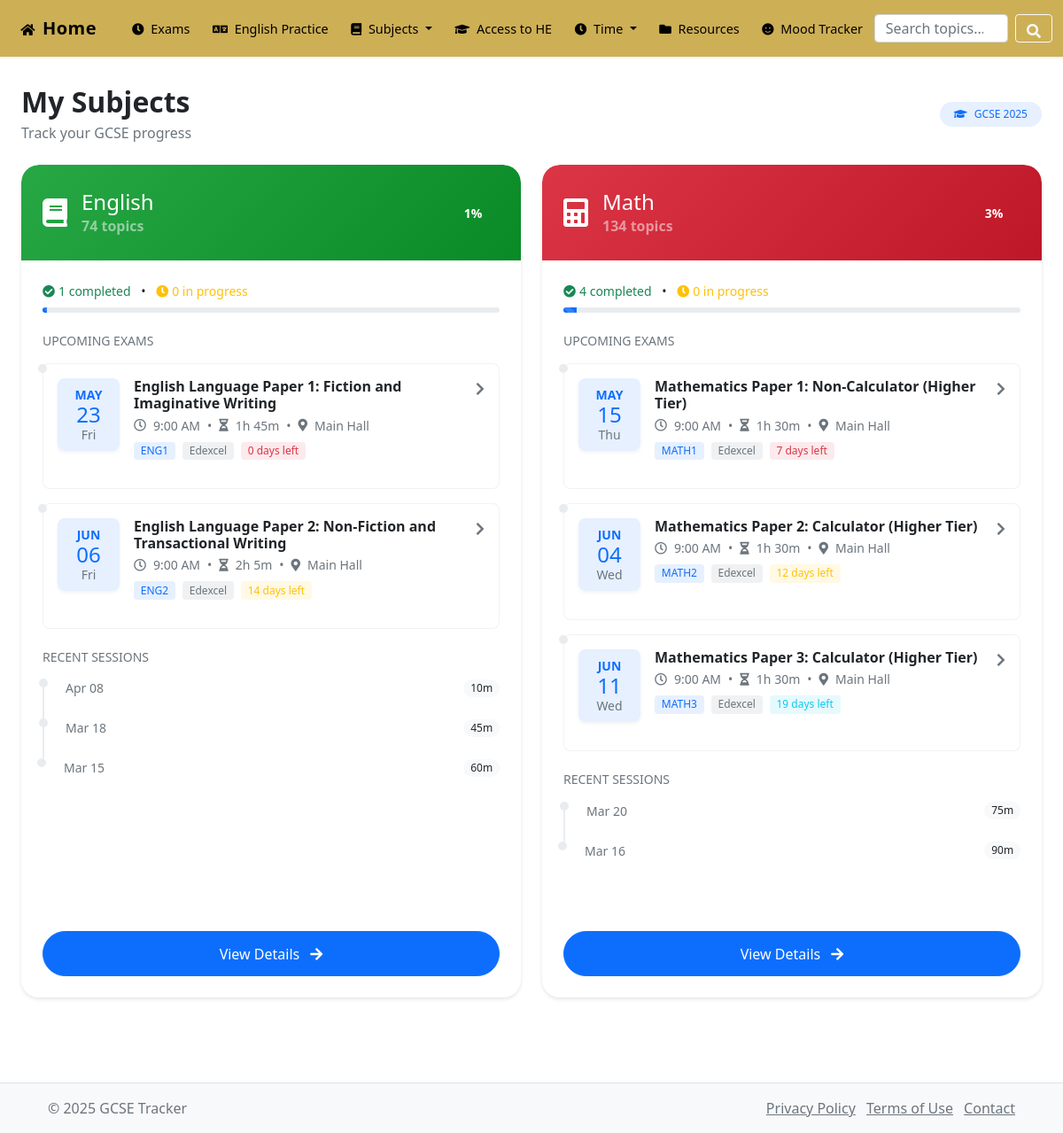
Page /pages/subjects.php on the earlier database version.
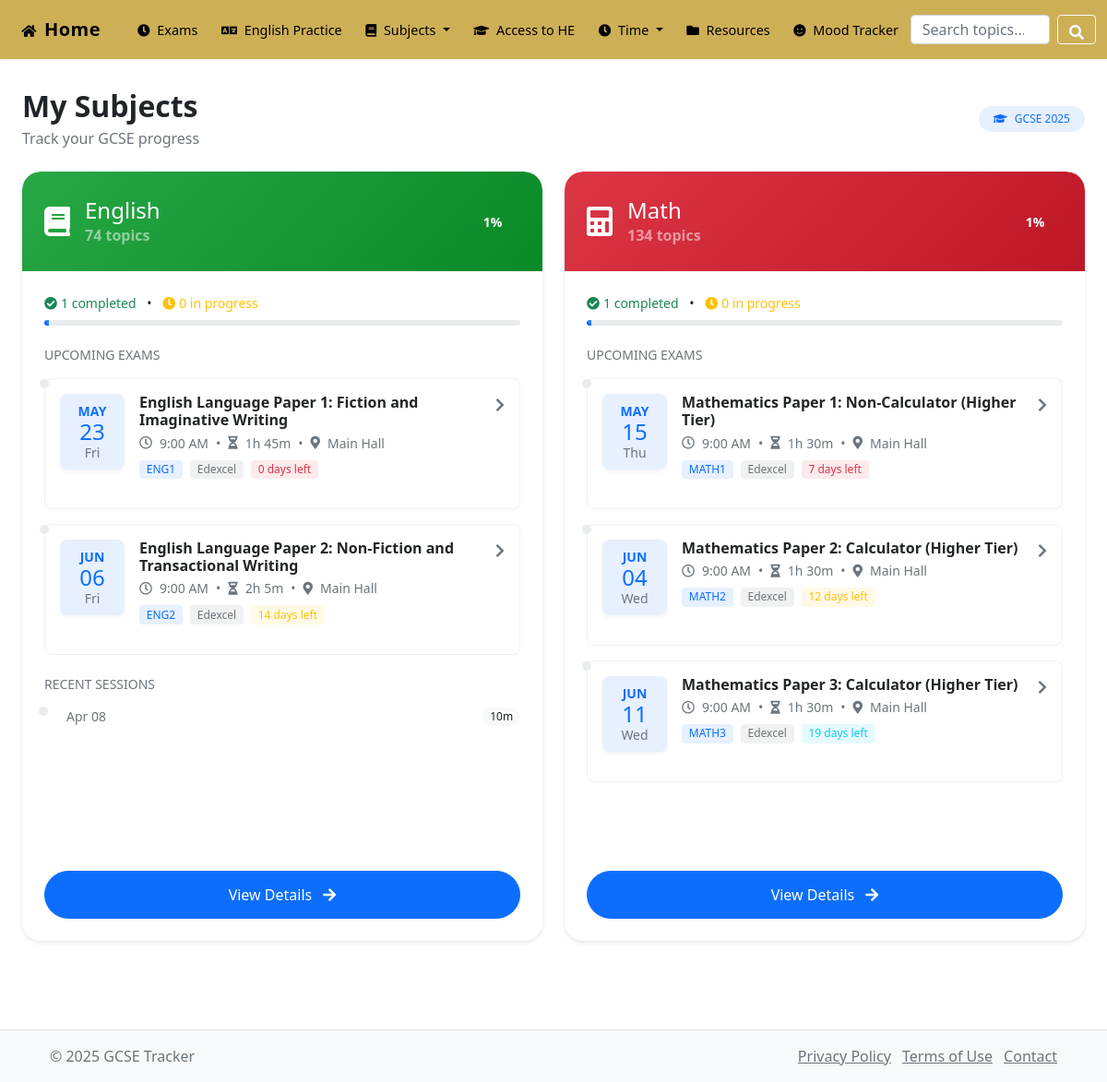
Same page on the later database version.
### tables this page shows
CREATE TABLE `subjects` (
  `id` int(11) NOT NULL,
  `name` varchar(50) NOT NULL,
  `color` varchar(20) DEFAULT '#007bff'
);

CREATE TABLE `exams` (
  `id` int(11) NOT NULL,
  `subject_id` int(11) DEFAULT NULL,
  `title` varchar(100) NOT NULL,
  `exam_date` datetime NOT NULL,
  `duration` int(11) DEFAULT 120,
  `location` varchar(100) DEFAULT NULL,
  `exam_board` varchar(50) DEFAULT NULL,
  `paper_code` varchar(20) DEFAULT NULL,
  `importance` int(11) DEFAULT 3,
  `notes` text DEFAULT NULL,
  `section_a_topics` text DEFAULT NULL,
  `section_b_topics` text DEFAULT NULL,
  `total_marks` int(11) DEFAULT 0,
  `calculator_allowed` tinyint(1) DEFAULT 0,
  `formula_sheet_provided` tinyint(1) DEFAULT 0,
  `equipment_needed` text DEFAULT NULL,
  `special_instructions` text DEFAULT NULL,
  `revision_resources` text DEFAULT NULL,
  `exam_tips` text DEFAULT NULL,
  `syllabus_link` varchar(255) DEFAULT NULL
);

CREATE TABLE `sessions` (
  `id` int(11) NOT NULL,
  `subject_id` int(11) NOT NULL,
  `date` date NOT NULL,
  `duration` int(11) NOT NULL,
  `notes` text DEFAULT NULL
);

### pages/subjects.php (the view, shortened to what the rows shown need)
<?php
require_once '../config/db_connect.php';
$subjects_query = "SELECT * FROM subjects ORDER BY name ASC";
$subjects_result = $conn->query($subjects_query);
include '../includes/header.php';
?>
<div class="container-fluid px-4 pt-2 pb-5">
    <div class="d-flex justify-content-between align-items-center mb-4">
        <div>
            <h2 class="fw-bold mb-1">My Subjects</h2>
        </div>
    </div>
    <div class="row g-4">
        <?php if ($subjects_result->num_rows > 0):
            while ($subject = $subjects_result->fetch_assoc()):
                $total_subtopics = 0;
                $completed_subtopics = 0;
                $in_progress_subtopics = 0;
                if ($subject['name'] == 'English') {
                    $progress_query = "SELECT COUNT(*) as total FROM eng_topics";
                    $completed_query = "SELECT COUNT(*) as completed FROM eng_topic_progress WHERE status = 'completed'";
                    $in_progress_query = "SELECT COUNT(*) as in_progress FROM eng_topic_progress WHERE status = 'in_progress'";
                } else if ($subject['name'] == 'Math') {
                    $progress_query = "SELECT COUNT(*) as total FROM math_topics";
                    $completed_query = "SELECT COUNT(*) as completed FROM topic_progress WHERE status = 'completed'";
                    $in_progress_query = "SELECT COUNT(*) as in_progress FROM topic_progress WHERE status = 'in_progress'";
                }
                $total_result = $conn->query($progress_query);
                $completed_result = $conn->query($completed_query);
                $in_progress_result = $conn->query($in_progress_query);
                if ($total_result && $completed_result && $in_progress_result) {
                    $total_subtopics = $total_result->fetch_assoc()['total'];
                    $completed_subtopics = $completed_result->fetch_assoc()['completed'];
                    $in_progress_subtopics = $in_progress_result->fetch_assoc()['in_progress'];
                }
                $progress_percentage = ($total_subtopics > 0) ? round(($completed_subtopics / $total_subtopics) * 100) : 0;
                $exams_query = "SELECT * FROM exams WHERE subject_id = " . $subject['id'] . " ORDER BY exam_date ASC";
                $exams_result = $conn->query($exams_query);
                $sessions_query = "SELECT * FROM sessions WHERE subject_id = " . $subject['id'] . " ORDER BY date DESC LIMIT 3";
                $sessions_result = $conn->query($sessions_query);
        ?>
        <div class="col-md-6">
            <div class="card h-100 shadow-hover">
                <div class="card-header position-relative p-4"
                     style="background: linear-gradient(135deg, <?php echo $subject['color']; ?>, <?php echo adjustBrightness($subject['color'], -30); ?>);">
                    <div class="d-flex justify-content-between align-items-center">
                        <div class="d-flex align-items-center">
                            <i class="fas <?php echo $subject['name'] == 'English' ? 'fa-book' : 'fa-calculator'; ?> fa-2x text-white me-3"></i>
                            <div>
                                <h3 class="h4 text-white mb-0"><?php echo htmlspecialchars($subject['name']); ?></h3>
                                <span class="text-white-50"><?php echo $total_subtopics; ?> topics</span>
                            </div>
                        </div>
                        <div class="progress-circle" data-value="<?php echo $progress_percentage; ?>">
                            <span class="progress-circle-value"><?php echo $progress_percentage; ?>%</span>
                        </div>
                    </div>
                </div>
                <div class="card-body p-4">
                    <div class="progress-details mb-4">
                        <div class="d-flex justify-content-between align-items-center mb-2">
                            <div class="small">
                                <span class="text-success"><i class="fas fa-check-circle me-1"></i><?php echo $completed_subtopics; ?> completed</span>
                                <span class="mx-2">•</span>
                                <span class="text-warning"><i class="fas fa-clock me-1"></i><?php echo $in_progress_subtopics; ?> in progress</span>
                            </div>
                        </div>
                        <div class="progress rounded-pill" style="height: 6px;">
                            <div class="progress-bar progress-bar-striped progress-bar-animated"
                                 style="width: <?php echo $progress_percentage; ?>%; background-color: <?php echo $subject['color']; ?>">
                            </div>
                        </div>
                    </div>
                    <?php if ($exams_result->num_rows > 0): ?>
                    <div class="exams-timeline mb-4">
                        <h6 class="text-uppercase text-muted small mb-3">Upcoming Exams</h6>
                        <div class="timeline">
                            <?php
                            $now = new DateTime();
                            while ($exam = $exams_result->fetch_assoc()):
                                $exam_date = new DateTime($exam['exam_date']);
                                $interval = $now->diff($exam_date);
                                $days_remaining = $interval->days;
                                $hours = floor($exam['duration'] / 60);
                                $minutes = $exam['duration'] % 60;
                                $duration = ($hours > 0 ? $hours . 'h ' : '') . ($minutes > 0 ? $minutes . 'm' : '');
                            ?>
                            <a href="/pages/exam_details.php?id=<?php echo $exam['id']; ?>" class="text-decoration-none">
                                <div class="timeline-item">
                                    <div class="d-flex align-items-start mb-3">
                                        <div class="calendar-icon me-3 text-center">
                                            <div class="small text-uppercase text-primary fw-bold"><?php echo date('M', strtotime($exam['exam_date'])); ?></div>
                                            <div class="h4 mb-0"><?php echo date('d', strtotime($exam['exam_date'])); ?></div>
                                            <div class="small text-muted"><?php echo date('D', strtotime($exam['exam_date'])); ?></div>
                                        </div>
                                        <div class="flex-grow-1">
                                            <h6 class="mb-1 fw-bold text-dark"><?php echo htmlspecialchars($exam['title']); ?></h6>
                                            <div class="d-flex align-items-center text-muted small mb-2">
                                                <i class="far fa-clock me-2"></i><?php echo date('g:i A', strtotime($exam['exam_date'])); ?>
                                                <span class="mx-2">•</span>
                                                <i class="fas fa-hourglass-half me-2"></i><?php echo $duration; ?>
                                                <?php if ($exam['location']): ?>
                                                    <span class="mx-2">•</span>
                                                    <i class="fas fa-map-marker-alt me-2"></i><?php echo htmlspecialchars($exam['location']); ?>
                                                <?php endif; ?>
                                            </div>
                                            <div class="d-flex align-items-center">
                                                <span class="badge bg-primary-subtle text-primary me-2"><?php echo htmlspecialchars($exam['paper_code']); ?></span>
                                                <span class="badge bg-secondary-subtle text-secondary me-2"><?php echo htmlspecialchars($exam['exam_board']); ?></span>
                                                <span class="badge bg-<?php echo $days_remaining <= 7 ? 'danger' : ($days_remaining <= 14 ? 'warning' : 'info'); ?>-subtle text-<?php echo $days_remaining <= 7 ? 'danger' : ($days_remaining <= 14 ? 'warning' : 'info'); ?>"><?php echo $days_remaining; ?> days left</span>
                                            </div>
                                        </div>
                                        <div class="ms-2">
                                            <i class="fas fa-chevron-right text-muted"></i>
                                        </div>
                                    </div>
                                </div>
                            </a>
                            <?php endwhile; ?>
                        </div>
                    </div>
                    <?php endif; ?>
                    <?php if ($sessions_result->num_rows > 0): ?>
                    <div class="recent-sessions">
                        <h6 class="text-uppercase text-muted small mb-3">Recent Sessions</h6>
                        <div class="timeline">
                            <?php while ($session = $sessions_result->fetch_assoc()): ?>
                            <div class="timeline-item">
                                <div class="d-flex justify-content-between align-items-center mb-2">
                                    <span class="small text-muted"><?php echo date('M d', strtotime($session['date'])); ?></span>
                                    <span class="badge bg-light text-dark rounded-pill"><?php echo $session['duration']; ?>m</span>
                                </div>
                            </div>
                            <?php endwhile; ?>
                        </div>
                    </div>
                    <?php endif; ?>
                </div>
                <div class="card-footer bg-transparent border-0 p-4">
                    <a href="/pages/subjects/<?php echo strtolower($subject['name']); ?>.php"
                       class="btn btn-primary w-100 rounded-pill">
                        View Details <i class="fas fa-arrow-right ms-2"></i>
                    </a>
                </div>
            </div>
        </div>
        <?php
            endwhile;
        endif; ?>
    </div>
</div>
<?php
include '../includes/footer.php';
function adjustBrightness($hex, $steps) {
    $hex = ltrim($hex, '#');
    $r = hexdec(substr($hex, 0, 2));
    $g = hexdec(substr($hex, 2, 2));
    $b = hexdec(substr($hex, 4, 2));
    $r = max(0, min(255, $r + $steps));
    $g = max(0, min(255, $g + $steps));
    $b = max(0, min(255, $b + $steps));
    return sprintf("#%02x%02x%02x", $r, $g, $b);
}
?>

Differences in the rows shown:
removed sessions: date "Mar 18", duration "45", shown under subjects "English"
removed sessions: date "Mar 15", duration "60", shown under subjects "English"
removed sessions: date "Mar 20", duration "75", shown under subjects "Math"
removed sessions: date "Mar 16", duration "90", shown under subjects "Math"
shown differently, row unchanged: subjects "Math": progress_percentage "3" → "1"; completed_subtopics "4" → "1"; $progress_percentage 3 → 1 (drawn); no longer shows "RECENT SESSIONS"
